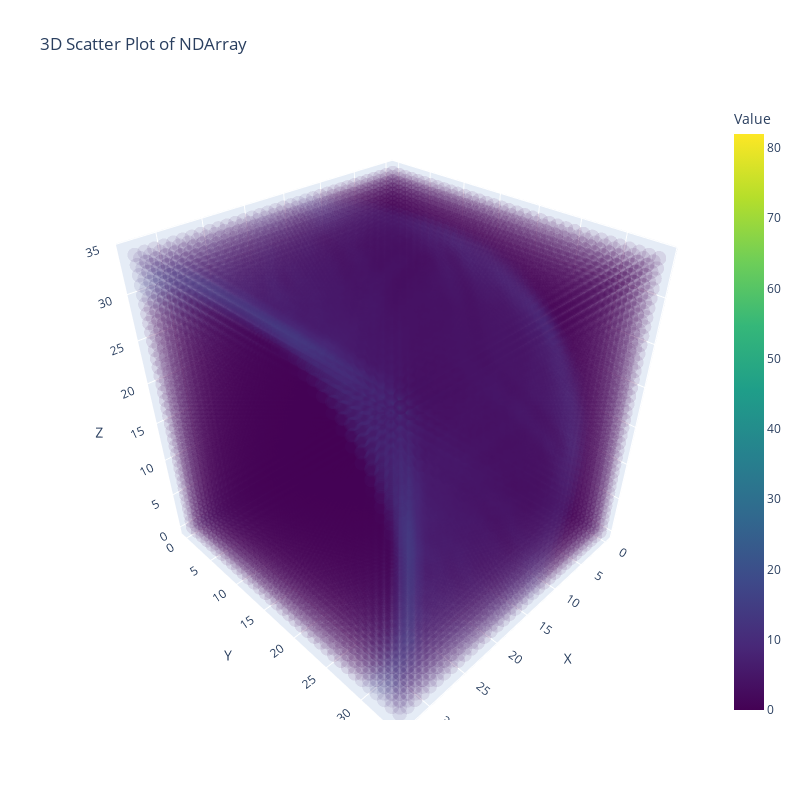

Write notebook code for a chart like this one.
### Code cell
def detect_circles(path: str,
                   rad_min: int, rad_max: int, rad_step: int,
                   x_min: int, x_max: int, x_step: int,
                   y_min: int, y_max: int, y_step: int,
                   ksize: int=1):       #TODO this is dumb, replace these args with an "option" array later idk
    
    

    img = cv2.imread(path, cv2.IMREAD_GRAYSCALE)

    img_width, img_height = img.shape[0], img.shape[1]

    wrongBounds = False
    wrongBounds = x_min < 0 or x_max > img_width or y_min < 0 or y_max > img_height or rad_min < 0
    
    if (wrongBounds):
        print("Error : Wrong dimensions")
        return

    #getting the image containing the edges
    edges_img = get_edges(img, ksize=ksize)
    showImg(edges_img)
    #iterating through the edges pixels
    threshold = 100     #minimum value for a pixel of edges_img to be considered as part of an edge
    
    #creating the accumulator
    acc_x_max = math.floor((x_max-x_min)/x_step)
    acc_y_max = math.floor((y_max-y_min)/y_step)
    acc_rad_max = math.floor((rad_max-rad_min)/rad_step)

    
    acc = np.zeros((acc_rad_max, acc_x_max, acc_y_max))

    
    for rad in range(rad_min, rad_max, rad_step):
        for x in range(x_min, x_max, x_step):
            for y in range(y_min, y_max, y_step):
                if (edges_img[x][y] > threshold):
                    
                    #FILLING THE ACCUMULATOR
                    X = math.floor((x-x_min)/x_step)
                    Y = math.floor((y-y_min)/y_step)
                    RAD = math.floor((rad-rad_min)/rad_step)
                    if RAD >= acc_rad_max:
                        continue

                    ang_step = 1/rad  #pretty much random I just found this value works well

                    for ang in np.arange(0, 2*math.pi, ang_step):   #drawing the circle
                        vote_x = math.floor(X+RAD*math.cos(ang))
                        if vote_x < 0 or vote_x >= acc_x_max:
                            continue
                        vote_y = math.floor(Y+RAD*math.sin(ang))
                        if vote_y < 0 or vote_y >= acc_y_max:
                            continue
                            
                        acc[RAD][vote_x][vote_y] += 1
                
                #print(rad, x, y)
                #edges_img[X, Y]
                #print("et")
                #acc[RAD, X, Y]
    return acc



acc = detect_circles('images/small.png',
               1, 35, 1,
               0, 35, 1,
               0, 35, 1,
               ksize=1)
showImg(acc[12])
plot3D(acc)

"""acc = detect_circles('images/one.png',
               1, 100, 4,
               0, 100, 1,
               0, 100, 1,
               ksize=1)
showImg(acc[23])"""

"""acc = detect_circles('images/one.png',
               1, 100, 1,
               0, 100, 2,
               0, 100, 2,
               ksize=1)

showImg(acc[12])"""

### Figure 1 — Plotly figure (JSON) as saved in the notebook; plotly's stock layout.template omitted (floating-point values rounded to 4 significant figures; data arrays with more than 128 entries replaced by an {"elided": "..."} marker saying what was removed)
{"data": [{"marker": {"color": {"elided": "41650 int values"}, "colorbar": {"title": {"text": "Value"}}, "colorscale": [[0, "#440154"], [0.1111, "#482878"], [0.2222, "#3e4989"], [0.3333, "#31688e"], [0.4444, "#26828e"], [0.5556, "#1f9e89"], [0.6667, "#35b779"], [0.7778, "#6ece58"], [0.8889, "#b5de2b"], [1, "#fde725"]], "opacity": 0.1, "size": 5}, "mode": "markers", "type": "scatter3d", "x": {"elided": "41650 int values"}, "y": {"elided": "41650 int values"}, "z": {"elided": "41650 int values"}}], "layout": {"height": 800, "scene": {"xaxis": {"title": {"text": "X"}}, "yaxis": {"title": {"text": "Y"}}, "zaxis": {"title": {"text": "Z"}}}, "title": {"text": "3D Scatter Plot of NDArray"}, "width": 800}}
